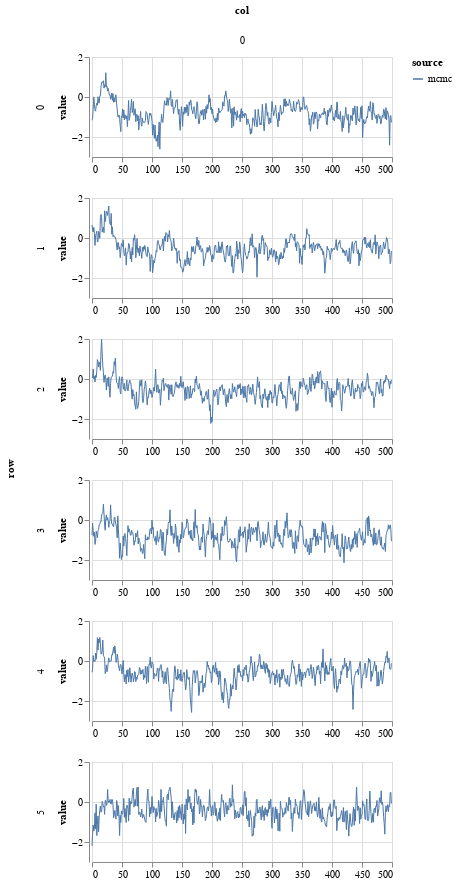

The notebook cell this image was saved under:
### Markdown cell above
## Plot MCMC samples

### Code cell
param = 'beta'
df = get_post_df(ps[param]) 
df['source'] = 'mcmc'
plot_line(df, height=100)

### Figure 1 — Vega-Lite specification as saved in the notebook (floating-point values rounded to 4 significant figures; data arrays with more than 128 entries replaced by an {"elided": "..."} marker saying what was removed)
{"config": {"view": {"continuousWidth": 400, "continuousHeight": 300}}, "data": {"name": "data-167251d67de04804f4972e32645279af"}, "mark": {"type": "line", "strokeWidth": 1}, "encoding": {"color": {"type": "nominal", "field": "source"}, "column": {"type": "quantitative", "field": "col"}, "row": {"type": "quantitative", "field": "row"}, "x": {"type": "quantitative", "field": "idx", "title": null}, "y": {"type": "quantitative", "field": "value"}}, "height": 100, "resolve": {"scale": {"x": "independent"}}, "width": 300, "$schema": "https://vega.github.io/schema/vega-lite/v4.8.1.json", "datasets": {"data-167251d67de04804f4972e32645279af": {"elided": "3000 records"}}}
